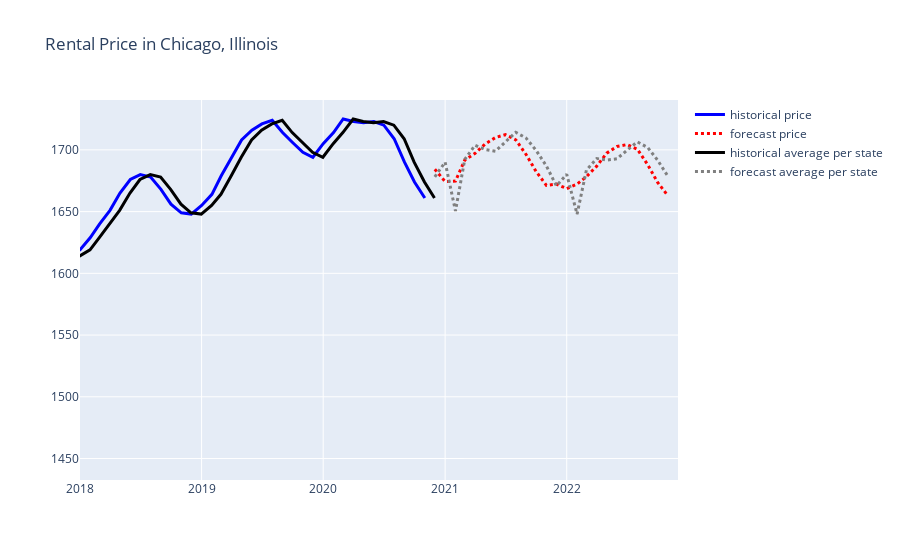

Notebook source saved alongside this figure:
### Code cell
city = 'Chicago'
state = 'Illinois'
subset_hist = df_cities_historical[df_cities_historical['city'] == city]
subset_avg = avg_hist[avg_hist['state'] == state]
subset_forecast = df_cities[df_cities['city'] == city]
subset_state = df_states[df_states['state'] == state]

fig = px.line(title=f'Rental Price in {city}, {state}')
fig.add_scatter(x=subset_hist.index, y=subset_hist['price'],  name='historical price', mode='lines', line=dict(color='blue', width=3))
fig.add_scatter(x=subset_forecast['date'], y=subset_forecast['price'],  name='forecast price', mode='lines', line=dict(color='red', width=3, dash='dot'))
fig.add_scatter(x=subset_avg['date'], y=subset_avg['price'], name='historical average per state', line=dict(color='black', width=3))
fig.add_scatter(x=subset_state['date'], y=subset_state['price'],  name='forecast average per state', mode='lines', line=dict(color='gray', width=3, dash='dot'))
fig.update_layout(xaxis=dict(range=['2018-01-01','2022-12-01']))
# fig.update_layout(yaxis=dict(range=[1000, 3000]))
fig.show()
